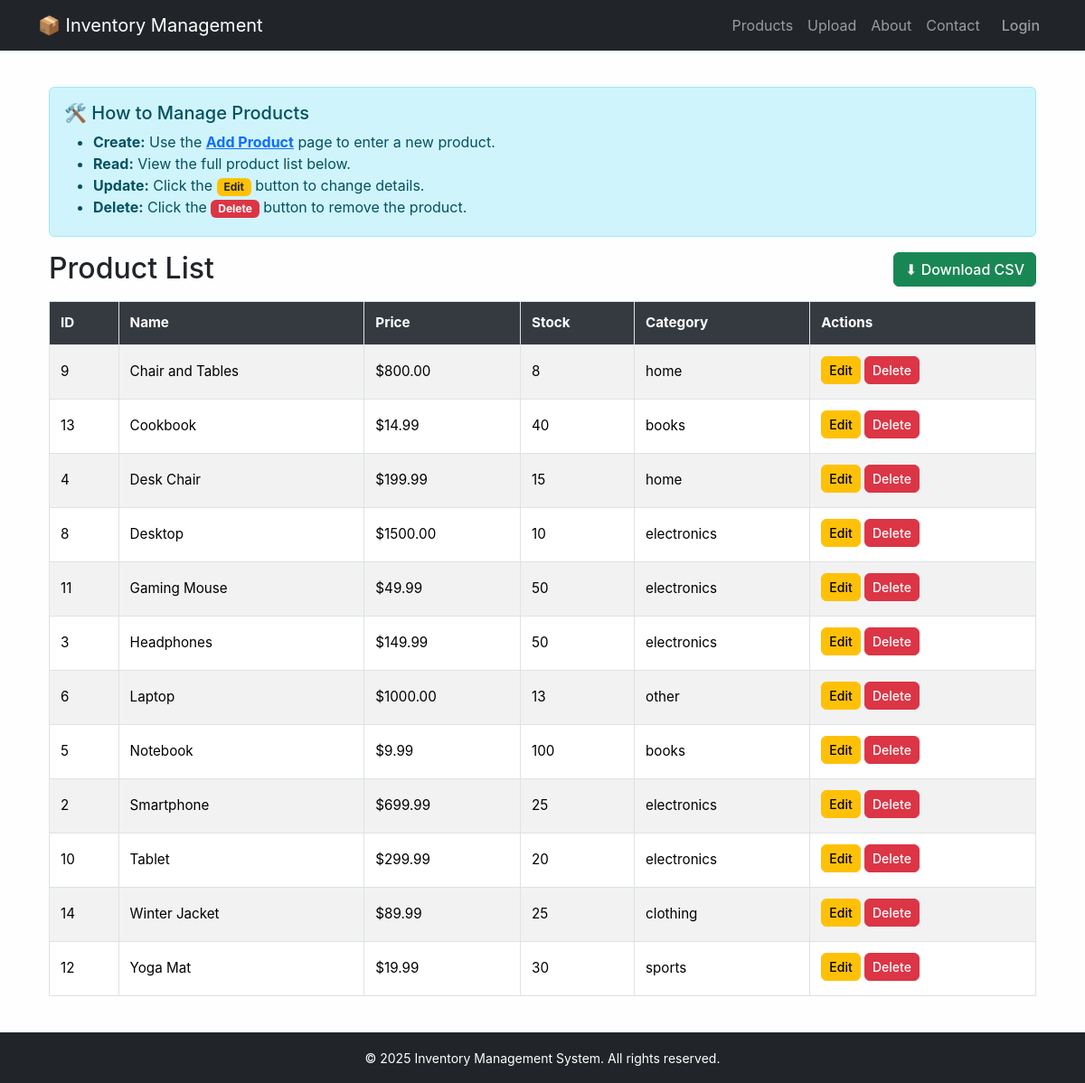
Screenshot of /products/ with the database file from the repository.
### inventory/models.py (models this page shows, shortened)
class Product(models.Model):
    CATEGORY_CHOICES = [
        ('electronics', 'Electronics'),
        ('clothing', 'Clothing'),
        ('home', 'Home & Kitchen'),
        ('sports', 'Sports & Fitness'),
        ('books', 'Books & Stationery'),
        ('other', 'Other'),
    ]
    name = models.CharField(
        max_length=200,
        unique=True,
        help_text="Unique product name."
    )
    description = models.TextField(
        blank=True,
        null=True,
        help_text="Optional product description."
    )
    price = models.DecimalField(
        max_digits=10,
        decimal_places=2,
        help_text="Product price in currency."
    )
    stock = models.PositiveIntegerField(
        default=0,
        help_text="Units available in inventory."
    )
    category = models.CharField(
        max_length=100,
        choices=CATEGORY_CHOICES,
        default='other',
        help_text="Select the category that best fits the product."
    )
    created_at = models.DateTimeField(
        auto_now_add=True,
        help_text="Timestamp when the product was created."
    )
    updated_at = models.DateTimeField(
        auto_now=True,
        help_text="Timestamp when the product was last updated."
    )
    class Meta:
        verbose_name_plural = "Products"
        ordering = ['name']  # Alphabetical ordering by product name

### inventory/views.py (the view)
# urls.py: path('products/', views.product_list, name='product_list'),
def product_list(request):
    products = Product.objects.all()
    return render(request, "inventory/product_list.html", {"products": products})

### inventory/templates/inventory/product_list.html (shortened to what this page needs)
{% extends 'inventory/base.html' %}
{% block content %}
<div class="container">
    <div class="alert alert-info mt-3">
        <h5>🛠️ How to Manage Products</h5>
        <ul class="mb-1">
            <li><strong>Create:</strong> Use the <a href="{% url 'inventory:add_product' %}" class="fw-bold">Add Product</a> page to enter a new product.</li>
            <li><strong>Read:</strong> View the full product list below.</li>
            <li><strong>Update:</strong> Click the <span class="badge bg-warning text-dark">Edit</span> button to change details.</li>
            <li><strong>Delete:</strong> Click the <span class="badge bg-danger">Delete</span> button to remove the product.</li>
        </ul>
    </div>
    <div class="d-flex flex-column flex-md-row justify-content-between align-items-start align-items-md-center mb-3">
        <h2 class="mb-2 mb-md-0">Product List</h2>
        <a href="{% url 'inventory:download_file' %}" class="btn btn-success">
            ⬇ Download CSV
        </a>
    </div>
    <section class="table-responsive">
        <table class="table table-striped table-hover align-middle products-table">
            <thead class="table-dark">
                <tr>
                    <th>ID</th>
                    <th>Name</th>
                    <th>Price</th>
                    <th>Stock</th>
                    <th>Category</th>
                    <th>Actions</th>
                </tr>
            </thead>
            <tbody>
                {% for product in products %}
                <tr>
                    <td data-label="ID">{{ product.id }}</td>
                    <td data-label="Name"><span>{{ product.name }}</span></td>
                    <td data-label="Price"><span>${{ product.price }}</span></td>
                    <td data-label="Stock">{{ product.stock }}</td>
                    <td data-label="Category">{{ product.category }}</td>
                    <td data-label="Actions">
                        <a href="{% url 'inventory:update_product' product.id %}" class="btn btn-warning btn-sm mb-1">Edit</a>
                        <a href="{% url 'inventory:delete_product' product.id %}" class="btn btn-danger btn-sm mb-1">Delete</a>
                    </td>
                </tr>
                {% empty %}
                <tr>
                    <td colspan="6" class="text-center">No products available.</td>
                </tr>
                {% endfor %}
            </tbody>
        </table>
    </section>
</div>
{% endblock %}

### static/css/style.css (style rules this page uses)
html, body { height: 100%; margin: 0; padding: 0; }
body { display: flex; flex-direction: column; min-height: 100vh; font-family: -apple-system, BlinkMacSystemFont, "Segoe UI", Roboto, "Helvetica Neue", Arial, sans-serif; background-color: #fefefe; }
.alert { margin-top: 1rem; }
.btn { font-weight: 500; border-radius: 0.375rem; }
.table-responsive { width: 100%; overflow-x: auto; }
.products-table { width: 100%; border-collapse: collapse; table-layout: auto; }
.products-table th, .products-table td { font-size: 0.95rem; vertical-align: middle; padding: 0.75rem; border: 1px solid #dee2e6; }
.products-table th { background-color: #343a40; color: white; }
.products-table tr:nth-child(even) { background-color: #f8f9fa; }
@media screen and (min-width: 1200px) { .container { max-width: 1140px; } }

### rows the page displays
Product: id "9", name "Chair and Tables", price "800.00", stock "8", category "home"
Product: id "13", name "Cookbook", price "14.99", stock "40", category "books"
Product: id "4", name "Desk Chair", price "199.99", stock "15", category "home"
Product: id "8", name "Desktop", price "1500.00", stock "10", category "electronics"
Product: id "11", name "Gaming Mouse", price "49.99", stock "50", category "electronics"
Product: id "3", name "Headphones", price "149.99", stock "50", category "electronics"
Product: id "6", name "Laptop", price "1000.00", stock "13", category "other"
Product: id "5", name "Notebook", price "9.99", stock "100", category "books"
Product: id "2", name "Smartphone", price "699.99", stock "25", category "electronics"
Product: id "10", name "Tablet", price "299.99", stock "20", category "electronics"
Product: id "14", name "Winter Jacket", price "89.99", stock "25", category "clothing"
Product: id "12", name "Yoga Mat", price "19.99", stock "30", category "sports"
